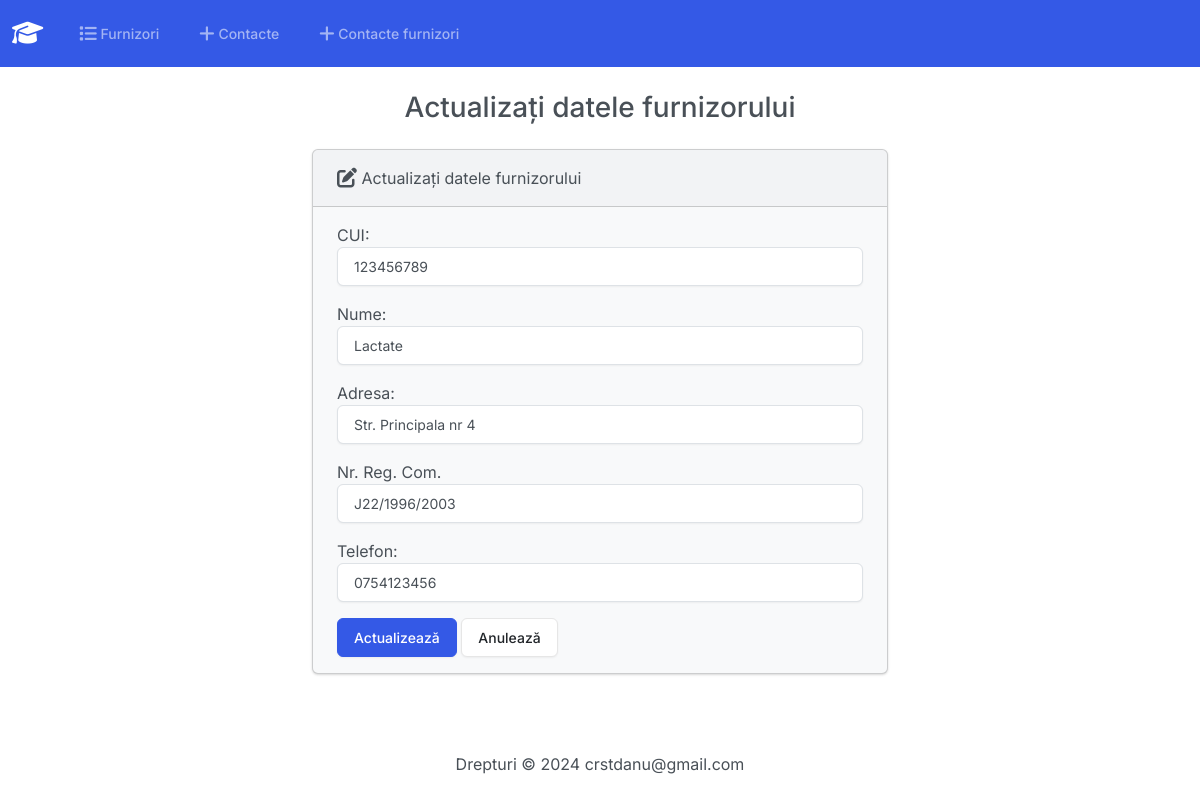
/furnizori/editeaza/1, run on an earlier commit of the app's database.
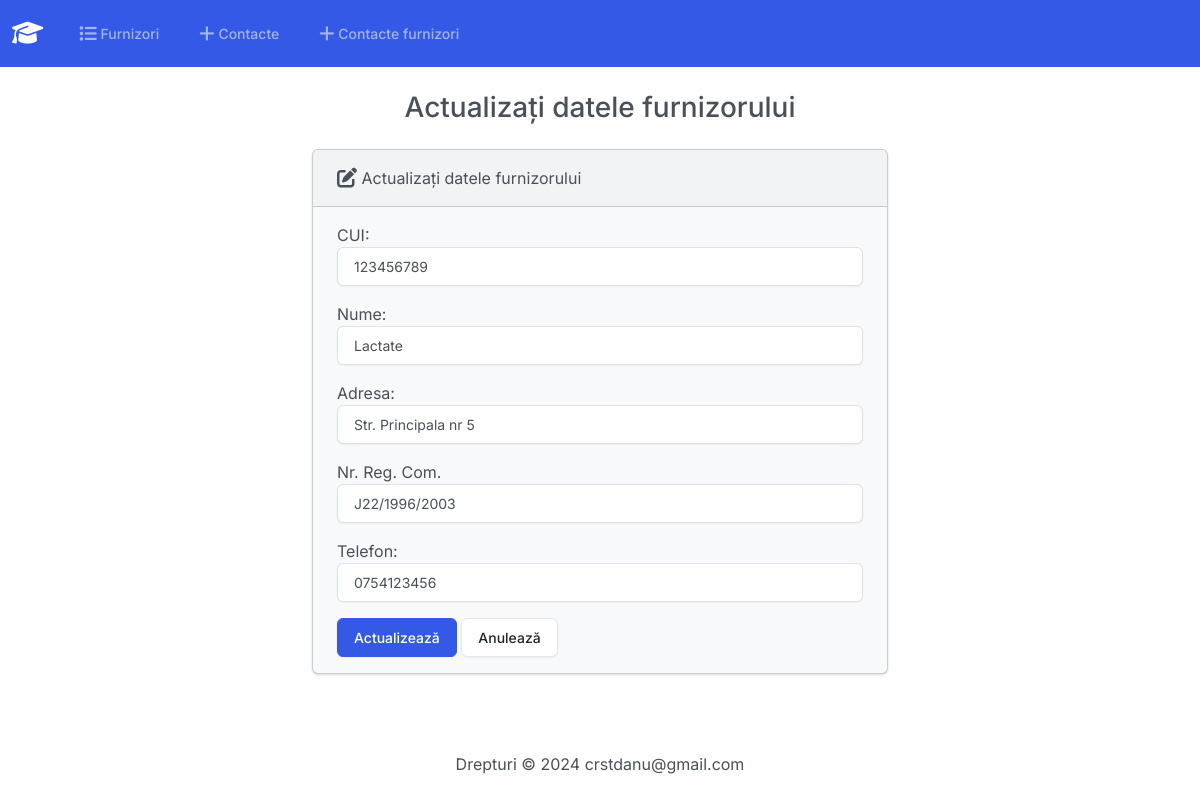
And on a later commit of the database.
### Gestiune/models.py (models this page shows, shortened)
class Furnizor(models.Model):
    class Meta:
        verbose_name_plural = 'Furnizori'
    cui = models.CharField(max_length=9, unique=True)
    nume = models.CharField(max_length=100, default='')
    adresa = models.CharField(max_length=255, default='')
    numar_reg_com = models.CharField(max_length=15, default='')
    telefon = models.CharField(max_length=15, default='')

### Gestiune/views.py (the view)
def editeaza_furnizor(request, id):
    if request.method == 'POST':
        furnizor = Furnizor.objects.get(pk=id)
        form = FurnizorForm(request.POST, instance=furnizor)
        if form.is_valid():
            form.save()
            return render(request, 'Gestiune/furnizori/editeaza.html', {
                'form': form,
                'success': True
            })
    else:
        furnizor = Furnizor.objects.get(pk=id)
        form = FurnizorForm(instance=furnizor)
    return render(request, 'Gestiune/furnizori/editeaza.html', {
        'form': form
    })

### Gestiune/forms.py
class FurnizorForm(forms.ModelForm):
    class Meta:
        model = Furnizor
        fields = ['cui', 'nume', 'adresa', 'numar_reg_com', 'telefon']
        labels = {
            'cui': 'CUI',
            'nume': 'Nume',
            'adresa': 'Adresa',
            'numar_reg_com': 'Nr. Reg. Com.',
            'telefon': 'Telefon',
        }
        widgets = {
            'cui': forms.TextInput(attrs={'class': 'form-control'}),
            'nume': forms.TextInput(attrs={'class': 'form-control'}),
            'adresa': forms.TextInput(attrs={'class': 'form-control'}),
            'numar_reg_com': forms.TextInput(attrs={'class': 'form-control'}),
            'telefon': forms.TextInput(attrs={'class': 'form-control'}),
        }

### Gestiune/templates/Gestiune/furnizori/editeaza.html (shortened to what this page needs)
{% extends "Gestiune/base.html" %}
{% block body %}
<h3 class="text-center m-4">Actualizați datele furnizorului</h3>
{% if success %}
<div class="alert alert-success" role="alert">
    Furnizorul a fost actualizat cu succes.
    <a href="{% url 'index_furnizor' %}" class="alert-link">Mergi la pagina principală.</a>
</div>
{% else %}
<div class="row justify-content-center">
    <div class="col-6">
        <div class="card bg-light mb-3">
            <div class="card-header">
                <i class="fa-solid fa-pen-to-square fa-lg"></i> Actualizați datele furnizorului
            </div>
            <div class="card-body">
                <form action="" method="POST">
                    {{ form.as_p }}
                    <button type="submit" class="btn btn-primary">Actualizează</button>
                    <a href="{% url 'index_furnizor' %}" class="btn btn-secondary">Anulează</a>
                </form>
            </div>
        </div>
    </div>
</div>
{% endif %}
{% endblock %}

What changed in the data, as far as the page shows it:
changed Furnizor "Lactate": adresa "Str. Principala nr 4" → "Str. Principala nr 5"
